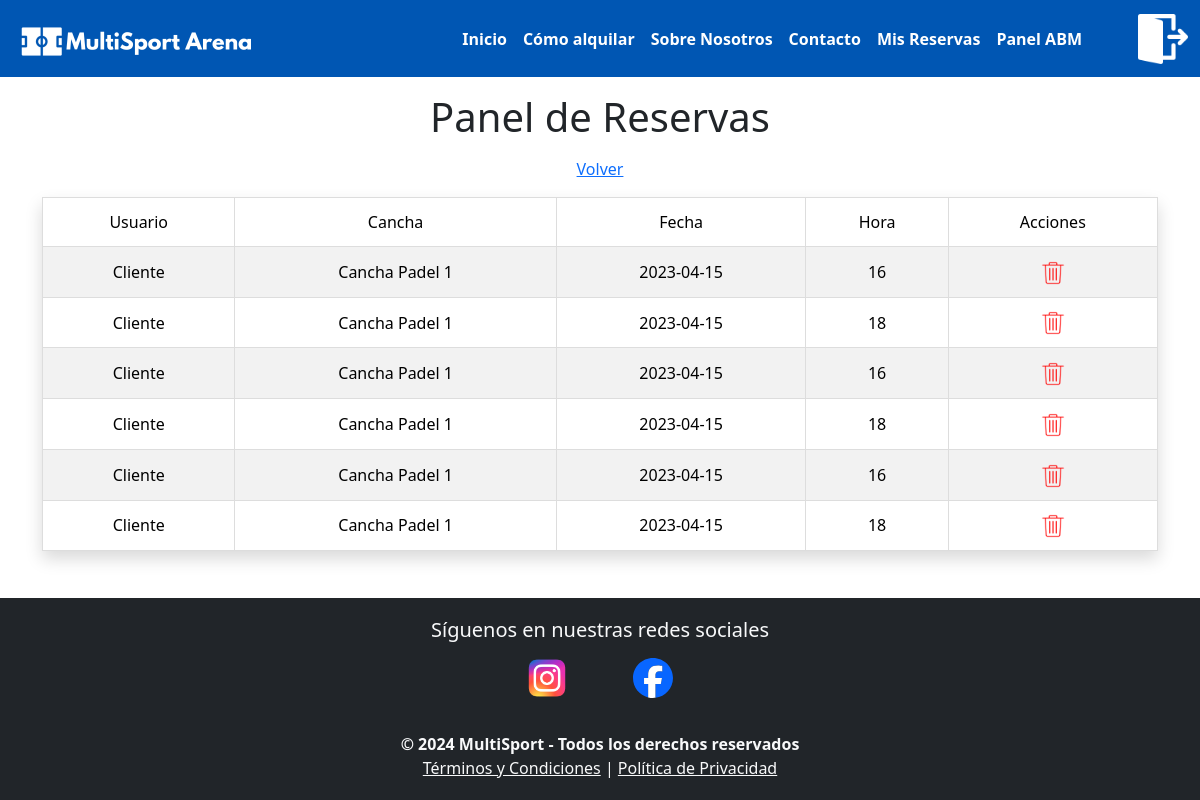
Page /admin/reservas (signed in) on the earlier database version.
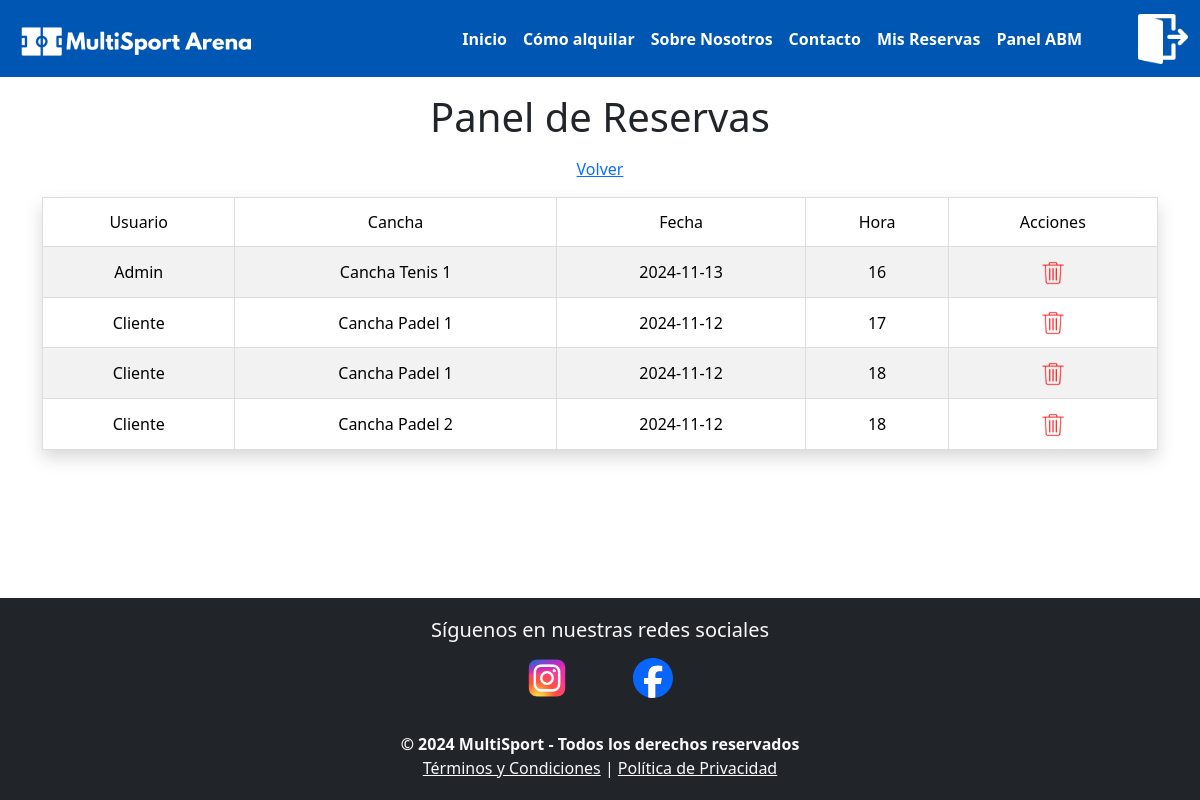
Same page on the later database version.
### tables this page shows
CREATE TABLE Reservas (
            id_reserva INTEGER PRIMARY KEY AUTOINCREMENT,
            id_usuario INTEGER NOT NULL,
            id_cancha INTEGER NOT NULL,
            fecha TEXT NOT NULL,
            hora INTEGER NOT NULL,
            FOREIGN KEY (id_usuario) REFERENCES Usuarios (id_usuario),
            FOREIGN KEY (id_cancha) REFERENCES Canchas (id_cancha)
        );

CREATE TABLE Usuarios (
            id_usuario INTEGER PRIMARY KEY AUTOINCREMENT,
            nombre TEXT NOT NULL,
            email TEXT UNIQUE NOT NULL,
            contraseña TEXT NOT NULL,
            rol TEXT NOT NULL
        );

CREATE TABLE Canchas (
            id_cancha INTEGER PRIMARY KEY AUTOINCREMENT,
            tipo TEXT NOT NULL,
            nombre TEXT NOT NULL
        );

### app.py (the view)
@app.route('/admin/reservas')
def admin_reservas():
    if session.get('user_role') != "administrador":
        flash("No puedes ingresar, no eres admin.")
        return redirect(url_for('index'))
    conn = crear_conexion("reserva_canchas.db")
    reservas = obtener_todas_las_reservas(conn)
    conn.close()
    return render_template('admin_reservas.html', reservas=reservas)

### modelo/conexion.py (called while the page is built)
def crear_conexion(db_file):
    conn = None
    try:
        conn = sqlite3.connect(db_file)
        print(f"Conectado a la base de datos {db_file}")
        return conn
    except Error as e:
        print(f"Error al conectar con la base de datos: {e}")
    return conn

### modelo/reserva.py (called while the page is built)
def obtener_todas_las_reservas(conn):
    cursor = conn.cursor()
    cursor.execute("""
        SELECT r.id_reserva, u.nombre AS usuario, c.nombre AS cancha, r.fecha, r.hora
        FROM Reservas r
        JOIN Usuarios u ON r.id_usuario = u.id_usuario
        JOIN Canchas c ON r.id_cancha = c.id_cancha
    """)
    return cursor.fetchall()

### templates/admin_reservas.html (shortened to what this page needs)
{% include 'header.html' %}
<main class="container mt-3 mb-3">
    <h1 class="text-center mb-3">Panel de Reservas</h1>
    <div class="text-center mb-3">
        <a href="{{ url_for('admin_dashboard') }}">Volver</a>
    </div>
    <table class="table table-striped table-bordered shadow">
        <thead>
            <tr>
                <th>Usuario</th>
                <th>Cancha</th>
                <th>Fecha</th>
                <th>Hora</th>
                <th>Acciones</th>
            </tr>
        </thead>
        <tbody>
            {% for reserva in reservas %}
            <tr>
                <td>{{ reserva[1] }}</td>
                <td>{{ reserva[2] }}</td>
                <td>{{ reserva[3] }}</td>
                <td>{{ reserva[4] }}</td>
                <td>
                    <a href="{{ url_for('eliminar_reserva_route', id=reserva[0]) }}">
                        <img src="{{ url_for('static', filename='img/borrar.png') }}" alt="Eliminar" width="24" height="24">
                    </a>
                </td>
            </tr>
            {% endfor %}
        </tbody>
    </table>
</main>
{% include 'footer.html' %}

### templates/header.html (shortened to what this page needs)
<!DOCTYPE html>
<html lang="en">
<head>
    <link rel="stylesheet" href="https://cdnjs.cloudflare.com/ajax/libs/font-awesome/6.5.2/css/all.min.css"
>
    <link href="https://cdn.jsdelivr.net/npm/bootstrap@5.3.3/dist/css/bootstrap.min.css" rel="stylesheet"
>
    <link rel="stylesheet" href="{{ url_for('static', filename='css/style.css') }}">
    <link href="https://cdn.jsdelivr.net/npm/bootstrap-icons/font/bootstrap-icons.css" rel="stylesheet">
</head>
<body>
    <header>
        <nav class="navbar navbar-expand-lg">
            <div class="container-fluid">
                <a class="navbar-brand" href="/">
                    <img src="{{ url_for('static', filename='img/logo.png') }}" alt="Logo" width="250"
                        class="d-inline-block align-text-top">
                </a>
                <div class="collapse navbar-collapse justify-content-end" id="navbarNavDropdown">
                    <ul class="navbar-nav">
                        <li class="nav-item">
                            <a class="nav-link fw-bold {% if request.path == '/' %}active{% endif %}" aria-current="page" href="/">Inicio</a>
                        </li>
                        <li class="nav-item">
                            <a class="nav-link fw-bold {% if request.path == '/comoalquilar' %}active{% endif %}" href="/comoalquilar">Cómo alquilar</a>
                        </li>
                        <li class="nav-item">
                            <a class="nav-link fw-bold {% if request.path == '/sobrenosotros' %}active{% endif %}" href="/sobrenosotros">Sobre Nosotros</a>
                        </li>
                        <li class="nav-item">
                            <a class="nav-link fw-bold {% if request.path == '/contacto' %}active{% endif %}" href="/contacto">Contacto</a>
                        </li>
                        {% if session.get('user_id') %}
                        <li class="nav-item">
                            <a class="nav-link fw-bold {% if request.path == url_for('mis_reservas') %}active{% endif %}" href="{{ url_for('mis_reservas') }}">Mis Reservas</a>
                        </li>
                        {% endif %}
                        {% if session.get('user_role') == 'administrador' %}
                        <li class="nav-item">
                            <a class="nav-link fw-bold {% if request.path == url_for('admin_dashboard') %}active{% endif %}" href="{{ url_for('admin_dashboard') }}">Panel ABM</a>
                        </li>
                        {% endif %}
                    </ul>
                    <div class="d-flex ms-5">
                        <a class="nav-link"
                            href="{% if 'user_id' in session %}/auth/logout{% else %}/auth/login{% endif %}">
                            <img src="{{ url_for('static', filename='img/' + ('usuario.png' if 'user_id' not in session else 'logout.png')) }}"
                                alt="usuario" width="50" height="50">
                        </a>
                    </div>
                </div>
            </div>
        </nav>
    </header>
</body>
</html>

### templates/footer.html
<footer class="footer bg-dark text-light py-2.5">
    <div class="row text-center mb-4">
        <div class="col-md-12">
            <h5 class="mb-3">Síguenos en nuestras redes sociales</h5>
            <div class="footer-icons">
                <a href="https://www.instagram.com" target="_blank" class="mx-3">
                    <img src="{{ url_for('static', filename='img/ig.png') }}" alt="Instagram" class="social-icon">
                </a>
                <a href="https://www.facebook.com" target="_blank" class="mx-3">
                    <img src="{{ url_for('static', filename='img/facebook.svg') }}" alt="Twitter" class="social-icon">
                </a>
            </div>
        </div>
    </div>
    <div class="row text-center mt-4">
        <div class="col-md-12">
            <p class="footer-text m-0">© 2024 MultiSport - Todos los derechos reservados</p>
            <p class="m-0">
                <a href="{{ url_for('static', filename='pdf/terminos.pdf') }}"  target="_blank"   class="text-light">Términos y Condiciones</a> |
                <a href="{{ url_for('static', filename='pdf/terminos.pdf') }}"  target="_blank" class="text-light">Política de Privacidad</a>
            </p>
        </div>
    </div>
</footer>

### static/css/style.css (style rules this page uses)
.navbar { background-color: #0056B3; }
.nav-link { color: white; }
.navbar-brand img { filter: brightness(0) invert(1); }
html, body { height: 100%; margin: 0; display: flex; flex-direction: column; }
main { flex: 1; }
.footer { background-color: #cfd0d0; padding: 20px; text-align: center; }
.footer-icons { margin-bottom: 10px; }
.footer-text { font-weight: bold; }
.social-icon { width: 70px; height: 40px; transition: transform 0.3s ease; }
.footer-icons a { display: inline-block; }
.footer-icons { text-align: center; }
.table th { vertical-align: middle; font-weight: 500; text-align: center; }
.table td { padding: 0; vertical-align: middle; }
.table-bordered td, .table-bordered th { border: 1px solid #ddd; }
.table th, .table td { text-align: center; padding: 0.75rem; }

Differences in the rows shown:
removed Reservas: nombre "Cliente", nombre "Cancha Padel 1", fecha "2023-04-15", hora "16"
removed Reservas: nombre "Cliente", nombre "Cancha Padel 1", fecha "2023-04-15", hora "18"
removed Reservas: nombre "Cliente", nombre "Cancha Padel 1", fecha "2023-04-15", hora "16"
removed Reservas: nombre "Cliente", nombre "Cancha Padel 1", fecha "2023-04-15", hora "18"
changed Reservas: nombre "Cliente" → "Admin"; nombre "Cancha Padel 1" → "Cancha Tenis 1"; fecha "2023-04-15" → "2024-11-13"; hora "18" → "16"
added Reservas: nombre "Cliente", nombre "Cancha Padel 1", fecha "2024-11-12", hora "17"
added Reservas: nombre "Cliente", nombre "Cancha Padel 1", fecha "2024-11-12", hora "18"
changed Reservas: nombre "Cancha Padel 1" → "Cancha Padel 2"; fecha "2023-04-15" → "2024-11-12"; hora "16" → "18"
